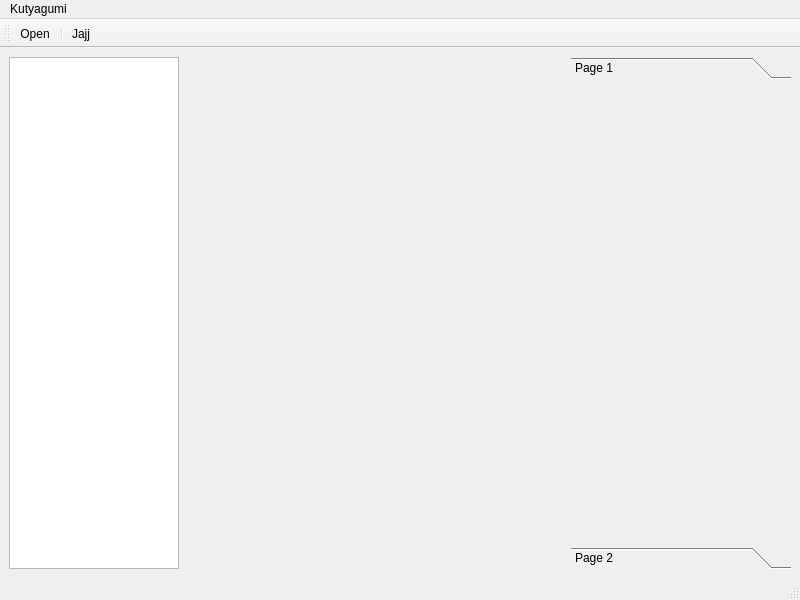
<?xml version="1.0" encoding="UTF-8"?>
<ui version="4.0">
 <class>BigMainWindow</class>
 <widget class="QMainWindow" name="BigMainWindow">
  <property name="geometry">
   <rect>
    <x>0</x>
    <y>0</y>
    <width>800</width>
    <height>600</height>
   </rect>
  </property>
  <property name="windowTitle">
   <string>BigMainWindow</string>
  </property>
  <widget class="QWidget" name="centralwidget">
   <layout class="QHBoxLayout" name="horizontalLayout">
    <item>
     <widget class="QListWidget" name="listWidget">
      <property name="maximumSize">
       <size>
        <width>170</width>
        <height>16777215</height>
       </size>
      </property>
     </widget>
    </item>
    <item>
     <widget class="QStackedWidget" name="stackedWidget"/>
    </item>
    <item>
     <widget class="QToolBox" name="toolBox">
      <property name="maximumSize">
       <size>
        <width>220</width>
        <height>16777215</height>
       </size>
      </property>
      <property name="currentIndex">
       <number>0</number>
      </property>
      <widget class="QWidget" name="page_3">
       <property name="geometry">
        <rect>
         <x>0</x>
         <y>0</y>
         <width>220</width>
         <height>452</height>
        </rect>
       </property>
       <attribute name="label">
        <string>Page 1</string>
       </attribute>
      </widget>
      <widget class="QWidget" name="page_4">
       <property name="geometry">
        <rect>
         <x>0</x>
         <y>0</y>
         <width>98</width>
         <height>28</height>
        </rect>
       </property>
       <attribute name="label">
        <string>Page 2</string>
       </attribute>
      </widget>
     </widget>
    </item>
   </layout>
  </widget>
  <widget class="QMenuBar" name="menubar">
   <property name="geometry">
    <rect>
     <x>0</x>
     <y>0</y>
     <width>800</width>
     <height>20</height>
    </rect>
   </property>
   <widget class="QMenu" name="menuKutyagumi">
    <property name="title">
     <string>Kutyagumi</string>
    </property>
    <addaction name="actionJajj"/>
   </widget>
   <addaction name="menuKutyagumi"/>
  </widget>
  <widget class="QStatusBar" name="statusbar"/>
  <widget class="QToolBar" name="toolBar">
   <property name="windowTitle">
    <string>toolBar</string>
   </property>
   <attribute name="toolBarArea">
    <enum>TopToolBarArea</enum>
   </attribute>
   <attribute name="toolBarBreak">
    <bool>false</bool>
   </attribute>
   <addaction name="actionOpen"/>
   <addaction name="separator"/>
   <addaction name="actionJajj"/>
  </widget>
  <action name="actionOpen">
   <property name="text">
    <string>Open</string>
   </property>
  </action>
  <action name="actionJajj">
   <property name="text">
    <string>Jajj</string>
   </property>
  </action>
 </widget>
 <resources/>
 <connections>
  <connection>
   <sender>listWidget</sender>
   <signal>currentRowChanged(int)</signal>
   <receiver>stackedWidget</receiver>
   <slot>setCurrentIndex(int)</slot>
   <hints>
    <hint type="sourcelabel">
     <x>135</x>
     <y>125</y>
    </hint>
    <hint type="destinationlabel">
     <x>339</x>
     <y>166</y>
    </hint>
   </hints>
  </connection>
 </connections>
</ui>
